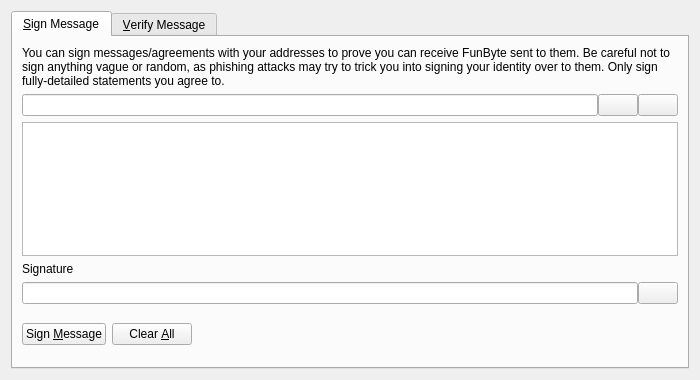
<?xml version="1.0" encoding="UTF-8"?>
<ui version="4.0">
 <class>SignVerifyMessageDialog</class>
 <widget class="QDialog" name="SignVerifyMessageDialog">
  <property name="geometry">
   <rect>
    <x>0</x>
    <y>0</y>
    <width>700</width>
    <height>380</height>
   </rect>
  </property>
  <property name="windowTitle">
   <string>Signatures - Sign / Verify a Message</string>
  </property>
  <property name="modal">
   <bool>true</bool>
  </property>
  <layout class="QVBoxLayout" name="verticalLayout">
   <item>
    <widget class="QTabWidget" name="tabWidget">
     <property name="currentIndex">
      <number>0</number>
     </property>
     <widget class="QWidget" name="tabSignMessage">
      <attribute name="title">
       <string>&amp;Sign Message</string>
      </attribute>
      <layout class="QVBoxLayout" name="verticalLayout_SM">
       <item>
        <widget class="QLabel" name="infoLabel_SM">
         <property name="text">
          <string>You can sign messages/agreements with your addresses to prove you can receive FunByte sent to them. Be careful not to sign anything vague or random, as phishing attacks may try to trick you into signing your identity over to them. Only sign fully-detailed statements you agree to.</string>
         </property>
         <property name="textFormat">
          <enum>Qt::PlainText</enum>
         </property>
         <property name="wordWrap">
          <bool>true</bool>
         </property>
        </widget>
       </item>
       <item>
        <layout class="QHBoxLayout" name="horizontalLayout_1_SM">
         <property name="spacing">
          <number>0</number>
         </property>
         <item>
          <widget class="QValidatedLineEdit" name="addressIn_SM">
           <property name="toolTip">
            <string>The FunByte address to sign the message with</string>
           </property>
          </widget>
         </item>
         <item>
          <widget class="QPushButton" name="addressBookButton_SM">
           <property name="toolTip">
            <string>Choose previously used address</string>
           </property>
           <property name="text">
            <string/>
           </property>
           <property name="shortcut">
            <string>Alt+A</string>
           </property>
           <property name="autoDefault">
            <bool>false</bool>
           </property>
          </widget>
         </item>
         <item>
          <widget class="QPushButton" name="pasteButton_SM">
           <property name="toolTip">
            <string>Paste address from clipboard</string>
           </property>
           <property name="text">
            <string/>
           </property>
           <property name="shortcut">
            <string>Alt+P</string>
           </property>
           <property name="autoDefault">
            <bool>false</bool>
           </property>
          </widget>
         </item>
        </layout>
       </item>
       <item>
        <widget class="QPlainTextEdit" name="messageIn_SM">
         <property name="toolTip">
          <string>Enter the message you want to sign here</string>
         </property>
        </widget>
       </item>
       <item>
        <widget class="QLabel" name="signatureLabel_SM">
         <property name="text">
          <string>Signature</string>
         </property>
         <property name="textFormat">
          <enum>Qt::PlainText</enum>
         </property>
        </widget>
       </item>
       <item>
        <layout class="QHBoxLayout" name="horizontalLayout_2_SM">
         <property name="spacing">
          <number>0</number>
         </property>
         <item>
          <widget class="QLineEdit" name="signatureOut_SM">
           <property name="font">
            <font>
             <italic>true</italic>
            </font>
           </property>
           <property name="readOnly">
            <bool>true</bool>
           </property>
          </widget>
         </item>
         <item>
          <widget class="QPushButton" name="copySignatureButton_SM">
           <property name="toolTip">
            <string>Copy the current signature to the system clipboard</string>
           </property>
           <property name="text">
            <string/>
           </property>
           <property name="autoDefault">
            <bool>false</bool>
           </property>
          </widget>
         </item>
        </layout>
       </item>
       <item>
        <layout class="QHBoxLayout" name="horizontalLayout_3_SM">
         <item>
          <widget class="QPushButton" name="signMessageButton_SM">
           <property name="toolTip">
            <string>Sign the message to prove you own this FunByte address</string>
           </property>
           <property name="text">
            <string>Sign &amp;Message</string>
           </property>
           <property name="autoDefault">
            <bool>false</bool>
           </property>
          </widget>
         </item>
         <item>
          <widget class="QPushButton" name="clearButton_SM">
           <property name="toolTip">
            <string>Reset all sign message fields</string>
           </property>
           <property name="text">
            <string>Clear &amp;All</string>
           </property>
           <property name="autoDefault">
            <bool>false</bool>
           </property>
          </widget>
         </item>
         <item>
          <spacer name="horizontalSpacer_1_SM">
           <property name="orientation">
            <enum>Qt::Horizontal</enum>
           </property>
           <property name="sizeHint" stdset="0">
            <size>
             <width>40</width>
             <height>48</height>
            </size>
           </property>
          </spacer>
         </item>
         <item>
          <widget class="QLabel" name="statusLabel_SM">
           <property name="font">
            <font>
             <weight>75</weight>
             <bold>true</bold>
            </font>
           </property>
           <property name="text">
            <string/>
           </property>
           <property name="wordWrap">
            <bool>true</bool>
           </property>
          </widget>
         </item>
         <item>
          <spacer name="horizontalSpacer_2_SM">
           <property name="orientation">
            <enum>Qt::Horizontal</enum>
           </property>
           <property name="sizeHint" stdset="0">
            <size>
             <width>40</width>
             <height>48</height>
            </size>
           </property>
          </spacer>
         </item>
        </layout>
       </item>
      </layout>
     </widget>
     <widget class="QWidget" name="tabVerifyMessage">
      <attribute name="title">
       <string>&amp;Verify Message</string>
      </attribute>
      <layout class="QVBoxLayout" name="verticalLayout_VM">
       <item>
        <widget class="QLabel" name="infoLabel_VM">
         <property name="text">
          <string>Enter the receiver's address, message (ensure you copy line breaks, spaces, tabs, etc. exactly) and signature below to verify the message. Be careful not to read more into the signature than what is in the signed message itself, to avoid being tricked by a man-in-the-middle attack. Note that this only proves the signing party receives with the address, it cannot prove sendership of any transaction!</string>
         </property>
         <property name="textFormat">
          <enum>Qt::PlainText</enum>
         </property>
         <property name="alignment">
          <set>Qt::AlignLeading|Qt::AlignLeft|Qt::AlignTop</set>
         </property>
         <property name="wordWrap">
          <bool>true</bool>
         </property>
        </widget>
       </item>
       <item>
        <layout class="QHBoxLayout" name="horizontalLayout_1_VM">
         <property name="spacing">
          <number>0</number>
         </property>
         <item>
          <widget class="QValidatedLineEdit" name="addressIn_VM">
           <property name="toolTip">
            <string>The FunByte address the message was signed with</string>
           </property>
          </widget>
         </item>
         <item>
          <widget class="QPushButton" name="addressBookButton_VM">
           <property name="toolTip">
            <string>Choose previously used address</string>
           </property>
           <property name="text">
            <string/>
           </property>
           <property name="shortcut">
            <string>Alt+A</string>
           </property>
           <property name="autoDefault">
            <bool>false</bool>
           </property>
          </widget>
         </item>
        </layout>
       </item>
       <item>
        <widget class="QPlainTextEdit" name="messageIn_VM"/>
       </item>
       <item>
        <widget class="QValidatedLineEdit" name="signatureIn_VM"/>
       </item>
       <item>
        <layout class="QHBoxLayout" name="horizontalLayout_2_VM">
         <item>
          <widget class="QPushButton" name="verifyMessageButton_VM">
           <property name="toolTip">
            <string>Verify the message to ensure it was signed with the specified FunByte address</string>
           </property>
           <property name="text">
            <string>Verify &amp;Message</string>
           </property>
           <property name="autoDefault">
            <bool>false</bool>
           </property>
          </widget>
         </item>
         <item>
          <widget class="QPushButton" name="clearButton_VM">
           <property name="toolTip">
            <string>Reset all verify message fields</string>
           </property>
           <property name="text">
            <string>Clear &amp;All</string>
           </property>
           <property name="autoDefault">
            <bool>false</bool>
           </property>
          </widget>
         </item>
         <item>
          <spacer name="horizontalSpacer_1_VM">
           <property name="orientation">
            <enum>Qt::Horizontal</enum>
           </property>
           <property name="sizeHint" stdset="0">
            <size>
             <width>40</width>
             <height>48</height>
            </size>
           </property>
          </spacer>
         </item>
         <item>
          <widget class="QLabel" name="statusLabel_VM">
           <property name="font">
            <font>
             <weight>75</weight>
             <bold>true</bold>
            </font>
           </property>
           <property name="text">
            <string/>
           </property>
           <property name="wordWrap">
            <bool>true</bool>
           </property>
          </widget>
         </item>
         <item>
          <spacer name="horizontalSpacer_2_VM">
           <property name="orientation">
            <enum>Qt::Horizontal</enum>
           </property>
           <property name="sizeHint" stdset="0">
            <size>
             <width>40</width>
             <height>48</height>
            </size>
           </property>
          </spacer>
         </item>
        </layout>
       </item>
      </layout>
     </widget>
    </widget>
   </item>
  </layout>
 </widget>
 <customwidgets>
  <customwidget>
   <class>QValidatedLineEdit</class>
   <extends>QLineEdit</extends>
   <header>qvalidatedlineedit.h</header>
  </customwidget>
 </customwidgets>
 <resources>
  <include location="../funbyte.qrc"/>
 </resources>
 <connections/>
</ui>
